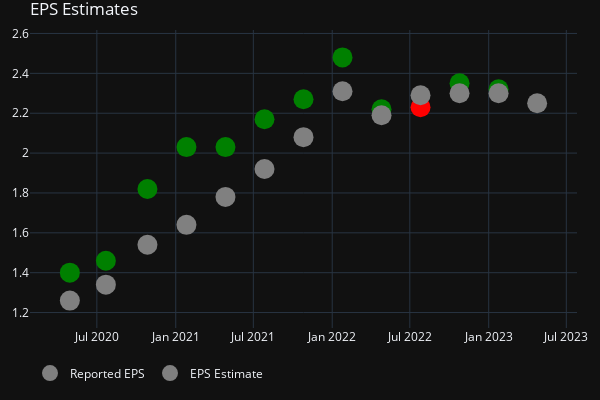

Notebook code cell kept with this figure:
### Code cell
def create_eps_estimate_plot(df=earning_history, size=5, limit=False):
    if limit:
        df = df.loc[
            df.index
            >= (dt.date.today() - dt.timedelta(days=365 * 3)).strftime("%Y-%m-%d")
        ]
        size = 20  # earning_history['Surprise_abs']*100

    hover_text = df[["Surprise(%)", "EPS Difference"]].apply(
        lambda x: "Surprise (%): {:.2%} <br>EPS Difference: {:.2f}".format(x[0], x[1]),
        axis=1,
    )

    epsActual_trace = go.Scatter(
        x=df.index,
        y=df["Reported EPS"],
        name="Reported EPS",
        mode="markers",
        marker=dict(
            size=size,
            color=[
                "green"
                if df["Reported EPS"][i] > df["EPS Estimate"][i]
                else "red"
                if df["Reported EPS"][i] < df["EPS Estimate"][i]
                else "grey"
                for i in range(len(df))
            ],
        ),
    )

    epsEstimate_trace = go.Scatter(
        x=df.index,
        y=df["EPS Estimate"],
        name="EPS Estimate",
        mode="markers",
        text=hover_text,
        marker=dict(color="grey", size=size),
    )

    data = [epsActual_trace, epsEstimate_trace]
    layout = go.Layout(title="EPS Estimates")
    fig = go.Figure(data=data, layout=layout)

    fig.update_layout(
        height=400,
        width=600,
        margin=dict(l=20, r=20, t=30, b=20),
        template="plotly_dark",
        hovermode="x unified",
        barmode="relative",
        legend=dict(
            orientation="h", yanchor="bottom", y=-0.2, xanchor="left", title=None
        ),
        # showlegend=False
    )

    fig.show()

create_eps_estimate_plot(limit=True)

### Figure 1 — Plotly figure (JSON) as saved in the notebook; plotly's stock layout.template omitted (floating-point values rounded to 4 significant figures)
{"data": [{"marker": {"color": ["grey", "green", "green", "red", "green", "green", "green", "green", "green", "green", "green", "green", "green"], "size": 20}, "mode": "markers", "name": "Reported EPS", "type": "scatter", "x": ["2023-04-24T00:00:00", "2023-01-24T00:00:00", "2022-10-25T00:00:00", "2022-07-26T00:00:00", "2022-04-26T00:00:00", "2022-01-25T00:00:00", "2021-10-26T00:00:00", "2021-07-27T00:00:00", "2021-04-27T00:00:00", "2021-01-26T00:00:00", "2020-10-27T00:00:00", "2020-07-22T00:00:00", "2020-04-29T00:00:00"], "y": [null, 2.32, 2.35, 2.23, 2.22, 2.48, 2.27, 2.17, 2.03, 2.03, 1.82, 1.46, 1.4]}, {"marker": {"color": "grey", "size": 20}, "mode": "markers", "name": "EPS Estimate", "text": ["Surprise (%): nan% <br>EPS Difference: nan", "Surprise (%): 1.09% <br>EPS Difference: 0.02", "Surprise (%): 2.04% <br>EPS Difference: 0.05", "Surprise (%): -2.75% <br>EPS Difference: -0.06", "Surprise (%): 1.60% <br>EPS Difference: 0.03", "Surprise (%): 7.27% <br>EPS Difference: 0.17", "Surprise (%): 9.40% <br>EPS Difference: 0.19", "Surprise (%): 13.26% <br>EPS Difference: 0.25", "Surprise (%): 14.11% <br>EPS Difference: 0.25", "Surprise (%): 23.63% <br>EPS Difference: 0.39", "Surprise (%): 17.88% <br>EPS Difference: 0.28", "Surprise (%): 8.71% <br>EPS Difference: 0.12", "Surprise (%): 10.67% <br>EPS Difference: 0.14"], "type": "scatter", "x": ["2023-04-24T00:00:00", "2023-01-24T00:00:00", "2022-10-25T00:00:00", "2022-07-26T00:00:00", "2022-04-26T00:00:00", "2022-01-25T00:00:00", "2021-10-26T00:00:00", "2021-07-27T00:00:00", "2021-04-27T00:00:00", "2021-01-26T00:00:00", "2020-10-27T00:00:00", "2020-07-22T00:00:00", "2020-04-29T00:00:00"], "y": [2.25, 2.3, 2.3, 2.29, 2.19, 2.31, 2.08, 1.92, 1.78, 1.64, 1.54, 1.34, 1.26]}], "layout": {"barmode": "relative", "height": 400, "hovermode": "x unified", "legend": {"orientation": "h", "title": {}, "xanchor": "left", "y": -0.2, "yanchor": "bottom"}, "margin": {"b": 20, "l": 20, "r": 20, "t": 30}, "title": {"text": "EPS Estimates"}, "width": 600}}
